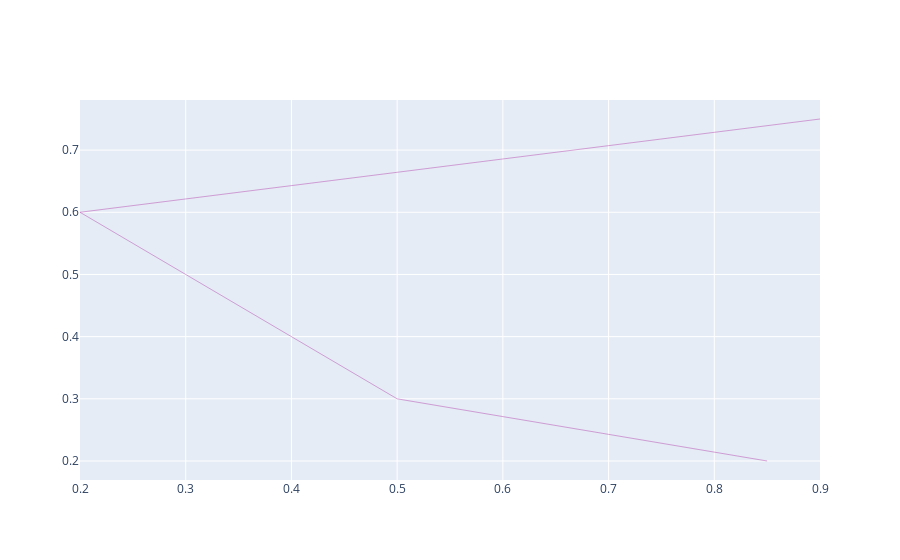

The code cell stored with this chart in its notebook:
### Code cell
from ggplotly import ggplot, aes, geom_edgebundle

# Create edge data with flow values
edges_df = pd.DataFrame({
    'x': [0.2, 0.5, 0.9],
    'y': [0.6, 0.3, 0.75],
    'xend': [0.5, 0.85, 0.2],
    'yend': [0.3, 0.2, 0.6],
    'flow': [150, 80, 130]
})

# Create bundled visualization
(
    ggplot(edges_df, aes(x='x', y='y', xend='xend', yend='yend', color='flow'))
    + geom_edgebundle(K=0.1, cycles=6, alpha=0.7)
)
